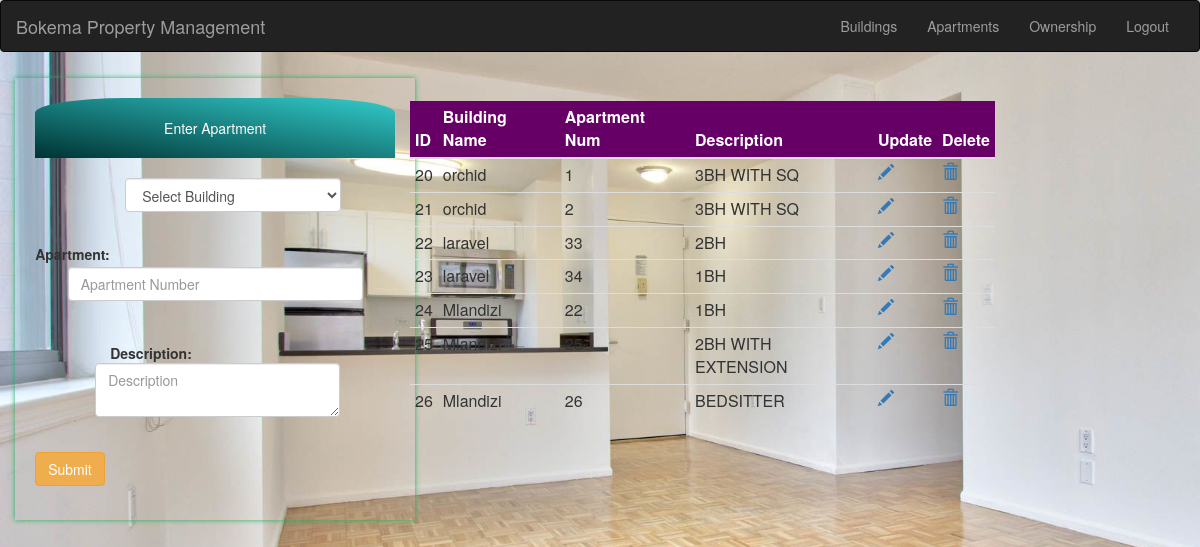
Page /apartment.php on the earlier database version.
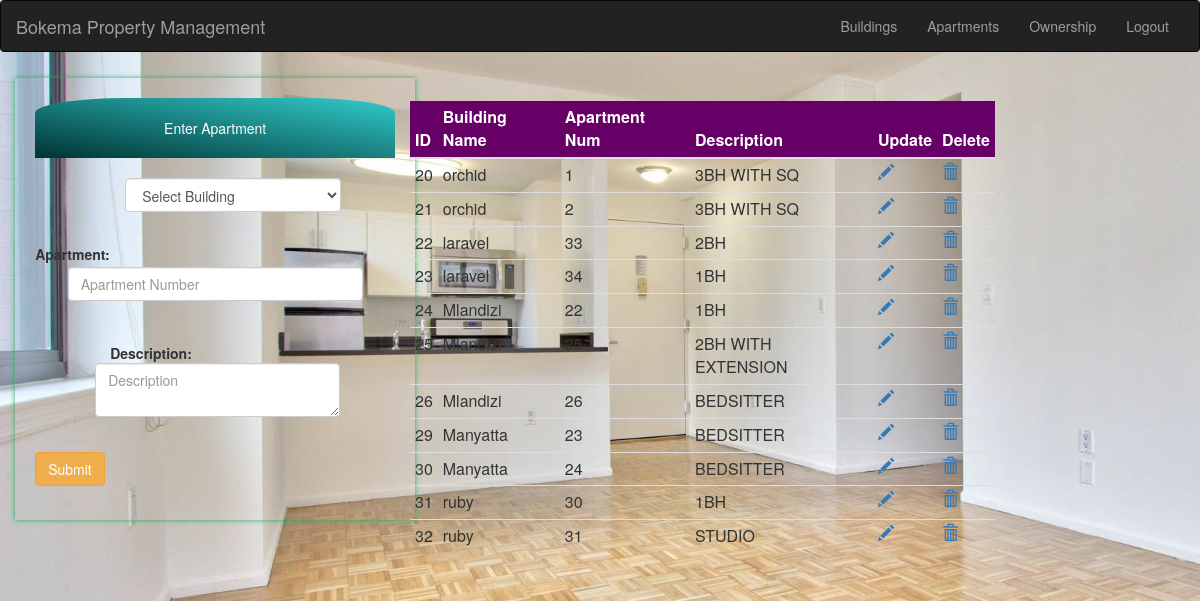
Same page on the later database version.
### tables this page shows
CREATE TABLE `apartment` (
  `id` int(11) NOT NULL,
  `bid` int(11) NOT NULL,
  `apartmentNum` int(4) NOT NULL,
  `description` varchar(200) NOT NULL
);

CREATE TABLE `building` (
  `id` int(11) NOT NULL,
  `Name` varchar(200) NOT NULL,
  `Address` varchar(500) NOT NULL,
  `Developer` varchar(200) NOT NULL
);

### apartment.php (the view, shortened to what this page needs)
<?php
$bid=$aname=$desc="";
?>
<html>
    <head>
  <link rel="stylesheet" href="https://maxcdn.bootstrapcdn.com/bootstrap/3.3.7/css/bootstrap.min.css">
</head>
    </head>
    <body style="background-image:url('img/6.jpg'); background-size: cover; background-repeat: no-repeat;"linear-gradient(to right, #3E5151 , #DECBA4);">
     <?php
     include 'anav.php';
     ?>
        <div class="row">
         <div class="col-md-4">
       <div style="width: 400px;margin-left:4%;margin-top: 1.5%;box-shadow: 0px 0px 5px #27ae60;padding:20px">
        <div style='text-align: center;padding:20px;background:  linear-gradient(To top right,#033,#3cc);color:white;border-radius: 25% 25% 0% 0%'>Enter Apartment</div>
        <form class="form-horizontal" action="apartment.php" method="post">
            <div style="padding-top: 20px;margin-left: 25%">
                <select class="form-control" style="display:inline; width: 80%;" name="building">
                     <option <?php if(!$bid){echo 'selected';}?> >Select Building</option>
                    <?php
                                include 'conn.php';
                    ?>
    ?> </select>
            </div><br>
    <div class="form-group" style="margin-top: 5px">
    <label class="control-label col-sm-1" for="apartment">Apartment:</label>
    <div class="col-sm-10" style="margin-top:30px">
        <input type="text" class="form-control" name="apartment" required="" pattern="[0-9]{3}" placeholder="Apartment Number" value="<?php echo $aname;?>"/><br>
    </div>
            </div>
            <div style="margin-left: 60px;">
            <div class="form-group" style="margin-top: 2px">
    <div class="col-sm-10" style="margin-top:0.1px">
        <label class="control-label col-sm-2" for="apartment">Description:</label>
        <textarea class="form-control" name="desc" required="" placeholder="Description" ><?php echo $desc;?></textarea><br>
    </div>
            </div>
            </div>
             <button class="btn btn-warning"col-sm-5 type="submit" name="submit" value="add">Submit</button>
        </form>
      </div>
         </div>
        <div class="col-md-6">
                <div>
        <table class="table table-hover table-condensed" style="margin-top: 5%">
            <thead style="background: #660066;color:white">
            <th>ID</th>
             <th>Building Name</th>
              <th>Apartment Num</th>
              <th>Description</th>
              <th>Update</th>
              <th>Delete</th>
            </thead>
            <tbody>
                <?php
                $sql = "SELECT apartment.id, building.Name, apartment.apartmentNum, apartment.description FROM apartment JOIN building on apartment.bid=building.id;";
                $result=mysqli_query($con,$sql);
                if($result){
                    while($row = $result->fetch_assoc()){
                ?>
                <tr>
                    <td><?php echo $row['id'];?></td>
                    <td><?php echo $row['Name'];?></td>
                    <td><?php echo $row['apartmentNum'];?></td>
                    <td><?php echo $row['description']; ?></td>
                    <td><a href="apartment.php?update=1&id=<?php echo $row['id'];?>"><span class="glyphicon glyphicon-pencil"></span></a></td>
                    <td><a href="deleteapartment.php?id=<?php echo $row['id'];?>"><span class="glyphicon glyphicon-trash"></span></a></td>
                </tr>
                <?php
                }
                }
                ?>
            </tbody>
        </table>
                </div>
    </body>
</html>

### anav.php (shortened to what this page needs)
<nav class="navbar navbar-default navbar-inverse">
  <div class="container-fluid">
    <div class="navbar-header">
      <a class="navbar-brand" href="#">Bokema Property Management</a>
    </div>
    <ul class="nav navbar-nav pull-right">
        <li><a href="building.php">Buildings</a></li>
        <li><a href="apartment.php">Apartments</a></li>
         <li><a href="oregistration.php">Ownership</a></li>
      <li><a href="logout.php">Logout</a></li>
    </ul>
  </div>
</nav>

Differences in the rows shown:
added apartment: id "29", building.Name "Manyatta", apartmentNum "23", description "BEDSITTER"
added apartment: id "30", building.Name "Manyatta", apartmentNum "24", description "BEDSITTER"
added apartment: id "31", building.Name "ruby", apartmentNum "30", description "1BH"
added apartment: id "32", building.Name "ruby", apartmentNum "31", description "STUDIO"
